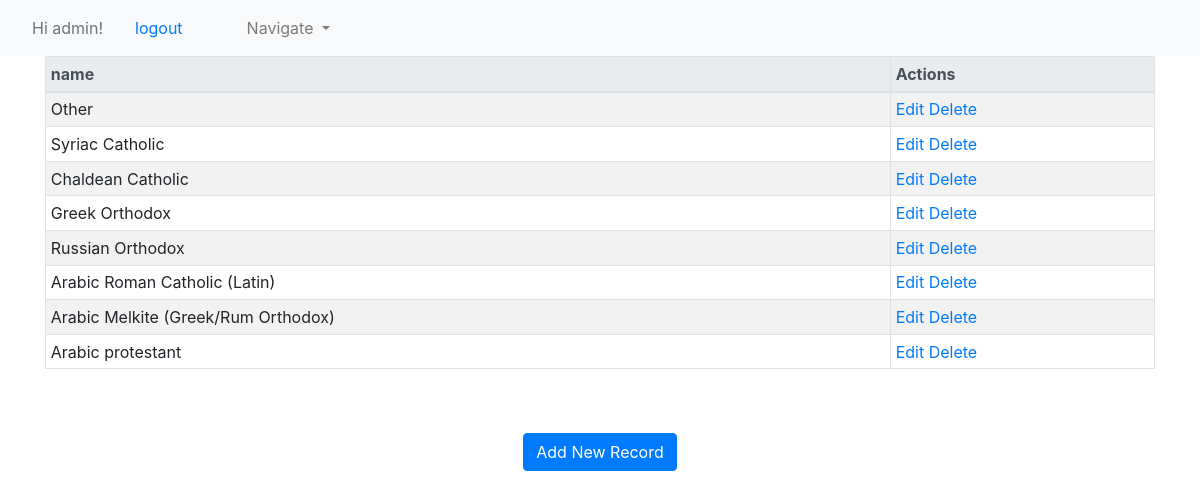
The app's page /church/show/ (signed in) with its own data.
### publications/models.py (models this page shows, shortened)
class Church(models.Model):
    name = models.CharField(max_length=100, blank=True)
    class Meta:
        verbose_name_plural = "churches"

### publications/views.py (the view)
# urls.py: path('church/show/', login_required(views.ChurchShow.as_view()), name='church-show'),
class ChurchShow(ListView):
    model = Church
    template_name = 'publications/church_show.html'
    context_object_name = 'churches'

### publications/templates/publications/church_show.html
{% extends "base.html" %}
{% block content %}
<table class="table table-striped table-bordered table-sm">
    <thead class="thead-light">
    <tr>
        <th>name </th>
        <th>Actions</th>
    </tr>
    </thead>
    <tbody>
{% for church in churches %}
    <tr>
        <td>{{ church.name }}</td>
        <td>
            <a href="/church/{{ church.id }}/edit"><span class="glyphicon glyphicon-pencil" >Edit</span></a>
            <a href="/church/{{ church.id }}/delete">Delete</a>
        </td>
    </tr>
{% endfor %}
    </tbody>
</table>
<br>
<br>
<center><a href="/church/new" class="btn btn-primary">Add New Record</a></center>
{% endblock %}

### templates/base.html (shortened to what this page needs)
{% load staticfiles %}
<!DOCTYPE html>
<html>
    <head>
        <link rel="stylesheet" href="https://stackpath.bootstrapcdn.com/bootstrap/4.4.1/css/bootstrap.min.css">
    </head>
    <body>
    <nav class="navbar navbar-expand-lg navbar-light bg-light">
        {% if user.is_authenticated %}
        <div class="nav-link disabled">
            Hi {{ user.username }}!
        </div>
        <a class="nav-link" href="{% url 'logout' %}">logout</a>
        {% else %}
        <div class="nav-link">
            You are not logged in:
        <a href="{% url 'login' %}">login</a>
        </div>
        {% endif %}
    <ul class="navbar-nav mr-auto">
    <ul class="nav-item dropdown">
        <a class="nav-link dropdown-toggle" href="#" id="navbarDropdown" role="button" data-toggle="dropdown" aria-haspopup="true" aria-expanded="false">
              Navigate
        </a>
    </ul>
    </ul>
    </nav>
   <div class="container">
      <div class="row">
        <div class="col-sm">
        {% block content %}{% endblock content %}
        </div>
      </div>
    </div>
    </body>
</html>

### records on screen
Church: name "Other"
Church: name "Syriac Catholic"
Church: name "Chaldean Catholic"
Church: name "Greek Orthodox"
Church: name "Russian Orthodox"
Church: name "Arabic Roman Catholic (Latin)"
Church: name "Arabic Melkite (Greek/Rum Orthodox)"
Church: name "Arabic protestant"

### other values on screen
{{ user.username }} "admin"
